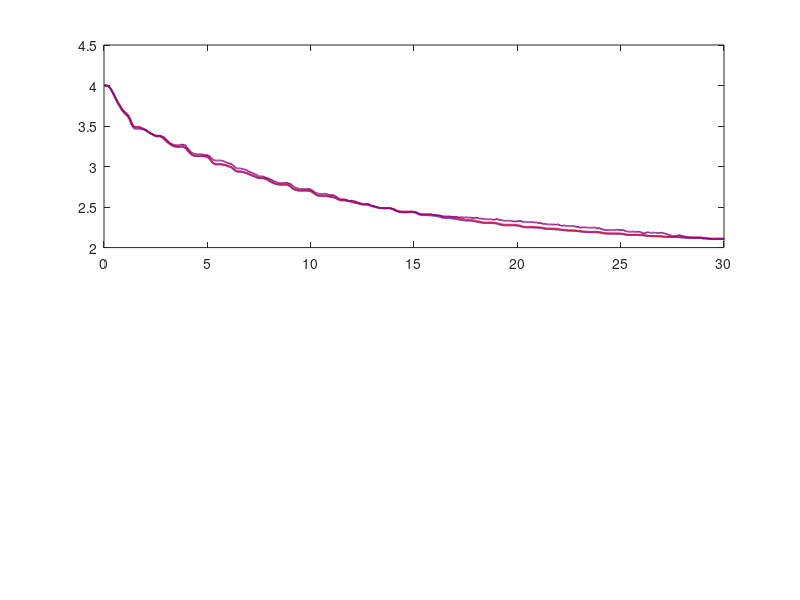

MATLAB code for this plot: (Note: this script raises an error after producing the figure.)
% =========================================================
% Ex.10 — Robustness to bounded noise
% System: dot_y + a0*y = b0*u  (a0=2, b0=1)
% Compare gradient vs normalized gradient under noise
% =========================================================
clear; clc; close all;

%% --- System parameters ---
a0_true = 2.0;
b0_true = 1.0;
theta_true = [b0_true; a0_true];   % theta = [b0; lam0-a0] but lam0=a0+2 here

%% --- Simulation parameters ---
Ts  = 0.005;
T   = 30.0;
t   = (0:Ts:T)';
N   = length(t);

%% --- PRBS-like multisine input (sufficiently rich) ---
u = 1.5*sin(2*pi*0.5*t) + sin(2*pi*1.3*t) + 0.5*sin(2*pi*2.1*t);

%% --- True system simulation (Euler) ---
lam0 = 4.0;   % Lambda(s) = s + lam0

y = zeros(N,1);
for k = 2:N
    y(k) = y(k-1) + Ts*(-a0_true*y(k-1) + b0_true*u(k-1));
end

%% --- Noise levels to compare ---
nu_bars = [0, 0.05, 0.15];
gamma   = 40.0;
kappa   = 1.0;

colors  = {'b', 'r', [0.5 0 0.5]};
labels  = {'$\bar\nu=0$ (no noise)', ...
           '$\bar\nu=0.05$', '$\bar\nu=0.15$'};

%% --- Run both algorithms for each noise level ---
results = struct();

for ni = 1:length(nu_bars)
    nu_bar = nu_bars(ni);
    rng(42 + ni);
    noise  = nu_bar * (2*rand(N,1) - 1);   % bounded uniform noise
    y_noisy = y + noise;

    % Build auxiliary filters
    wu = zeros(N,1); wy = zeros(N,1);
    for k = 2:N
        wu(k) = wu(k-1) + Ts*(-lam0*wu(k-1) + u(k-1));
        wy(k) = wy(k-1) + Ts*(-lam0*wy(k-1) + y_noisy(k-1));
    end
    phi = [wu, wy];   % N x 2
    z   = y_noisy;    % regression output

    % --- Gradient algorithm ---
    Gam = gamma * eye(2);
    th_G = zeros(N, 2);
    for k = 2:N
        phi_k    = phi(k,:)';
        e_k      = phi_k'*th_G(k-1,:)' - z(k);
        th_G(k,:)= th_G(k-1,:)' - Ts*Gam*phi_k*e_k;
    end
    a0_G = lam0 - th_G(:,2);
    b0_G = th_G(:,1);

    % --- Normalized gradient algorithm ---
    th_NG = zeros(N, 2);
    for k = 2:N
        phi_k     = phi(k,:)';
        m2        = 1 + kappa*(phi_k'*phi_k);
        e_k       = phi_k'*th_NG(k-1,:)' - z(k);
        th_NG(k,:)= th_NG(k-1,:)' - Ts*(Gam*phi_k*e_k)/m2;
    end
    a0_NG = lam0 - th_NG(:,2);
    b0_NG = th_NG(:,1);

    results(ni).a0_G  = a0_G;  results(ni).b0_G  = b0_G;
    results(ni).a0_NG = a0_NG; results(ni).b0_NG = b0_NG;
    results(ni).nu_bar = nu_bar;

    err_G  = sqrt((a0_G  - a0_true).^2 + (b0_G  - b0_true).^2);
    err_NG = sqrt((a0_NG - a0_true).^2 + (b0_NG - b0_true).^2);

    fprintf('nu_bar=%.2f | Gradient: final err=%.4f, max=%.4f | NormGrad: final err=%.4f, max=%.4f\n',...
        nu_bar, err_G(end), max(err_G(N/2:end)), err_NG(end), max(err_NG(N/2:end)));
end

%% --- Figure 1: a0 convergence for gradient ---
figure('Name','Ex10 Fig1 - Gradient convergence');
subplot(2,1,1);
for ni = 1:length(nu_bars)
    plot(t, results(ni).a0_G, 'Color',colors{ni}, 'LineWidth', 1.3); hold on;
end
yline(a0_true,'k--','LineWidth',1.2);
grid on;
ylabel('$\hat{a}_0(t)$','Interpreter','latex');
title('Standard gradient: $\hat{a}_0(t)$ for different noise levels','Interpreter','latex');
legend([labels, {'True $a_0$'}],'Interpreter','latex','Location','best');
ylim([-0.5 4.5]);

subplot(2,1,2);
for ni = 1:length(nu_bars)
    plot(t, results(ni).b0_G, 'Color',colors{ni}, 'LineWidth', 1.3); hold on;
end
yline(b0_true,'k--','LineWidth',1.2);
grid on;
xlabel('$t$ [s]','Interpreter','latex');
ylabel('$\hat{b}_0(t)$','Interpreter','latex');
ylim([-0.5 2.5]);

%% --- Figure 2: normalized gradient ---
figure('Name','Ex10 Fig2 - Normalized gradient convergence');
subplot(2,1,1);
for ni = 1:length(nu_bars)
    plot(t, results(ni).a0_NG, 'Color',colors{ni}, 'LineWidth', 1.3); hold on;
end
yline(a0_true,'k--','LineWidth',1.2);
grid on;
ylabel('$\hat{a}_0(t)$','Interpreter','latex');
title('Normalized gradient: $\hat{a}_0(t)$ for different noise levels','Interpreter','latex');
legend([labels, {'True $a_0$'}],'Interpreter','latex','Location','best');
ylim([-0.5 4.5]);

subplot(2,1,2);
for ni = 1:length(nu_bars)
    plot(t, results(ni).b0_NG, 'Color',colors{ni}, 'LineWidth', 1.3); hold on;
end
yline(b0_true,'k--','LineWidth',1.2);
grid on;
xlabel('$t$ [s]','Interpreter','latex');
ylabel('$\hat{b}_0(t)$','Interpreter','latex');
ylim([-0.5 2.5]);

%% --- Figure 3: error norm comparison at highest noise ---
ni = length(nu_bars);
err_G  = sqrt((results(ni).a0_G  - a0_true).^2 + (results(ni).b0_G  - b0_true).^2);
err_NG = sqrt((results(ni).a0_NG - a0_true).^2 + (results(ni).b0_NG - b0_true).^2);

figure('Name','Ex10 Fig3 - Error norm comparison');
plot(t, err_G,  'b',  'LineWidth', 1.4); hold on;
plot(t, err_NG, 'r--','LineWidth', 1.4);
grid on;
xlabel('$t$ [s]','Interpreter','latex');
ylabel('$\|\tilde{\theta}(t)\|$','Interpreter','latex');
title(sprintf('Parameter error norm ($\\bar{\\nu}=%.2f$)', nu_bars(end)),'Interpreter','latex');
legend('Gradient','Normalized gradient','Interpreter','latex','Location','best');

%% --- Figure 4: Lyapunov function V(t) ---
figure('Name','Ex10 Fig4 - Lyapunov');
Gamma_inv = (1/gamma)*eye(2);
th_G_err  = [results(end).a0_G  - a0_true, results(end).b0_G  - b0_true];
th_NG_err = [results(end).a0_NG - a0_true, results(end).b0_NG - b0_true];
V_G  = sum((th_G_err  * Gamma_inv) .* th_G_err,  2);
V_NG = sum((th_NG_err * Gamma_inv) .* th_NG_err, 2);
semilogy(t, V_G,  'b',  'LineWidth', 1.4); hold on;
semilogy(t, V_NG, 'r--','LineWidth', 1.4);
grid on;
xlabel('$t$ [s]','Interpreter','latex');
ylabel('$V(\tilde{\theta})$','Interpreter','latex');
title('Lyapunov function $V = \|\tilde{\theta}\|^2/(2\gamma)$','Interpreter','latex');
legend('Gradient','Normalized gradient','Interpreter','latex','Location','best');
